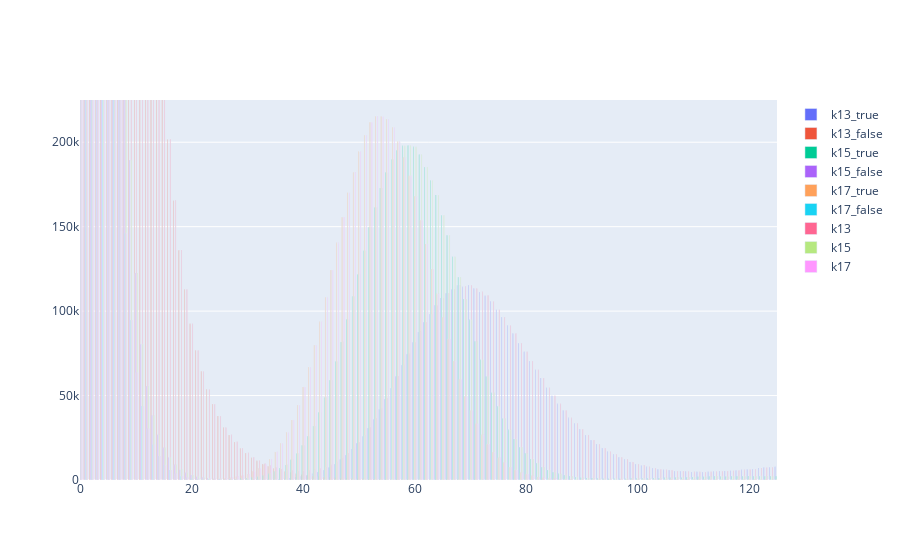

The code cell stored with this chart in its notebook:
### Markdown cell above
### Synthetic dataset 95

#### Kmer spectrum

### Code cell
#!snakemake -s pipeline/generate_stat.snakefile kmer_spectrum_simulated_reads
import pandas
import plotly.graph_objects as go

df_true_false = pandas.read_csv("stats/kmer_spectrum/simulated_reads_95_true_false.csv", index_col=0)
df_all = pandas.read_csv("stats/kmer_spectrum/simulated_reads_95.csv", index_col=0)

df = pandas.merge(df_true_false, df_all, left_index=True, right_index=True)


fig = go.Figure(data=[go.Bar(name=c, y=df[c]) for c in df.columns],
               layout=go.Layout(yaxis=dict(range=[0, 225_000]),
                                xaxis=dict(range=[0, 125]))
               )

#fig.update_layout(yaxis_type="log")
fig.show()

### Figure 1 — Plotly figure (JSON) as saved in the notebook; plotly's stock layout.template omitted (floating-point values rounded to 4 significant figures; data arrays with more than 128 entries replaced by an {"elided": "..."} marker saying what was removed)
{"data": [{"name": "k13_true", "type": "bar", "y": {"elided": "256 int values"}}, {"name": "k13_false", "type": "bar", "y": {"elided": "256 int values"}}, {"name": "k15_true", "type": "bar", "y": {"elided": "256 int values"}}, {"name": "k15_false", "type": "bar", "y": {"elided": "256 int values"}}, {"name": "k17_true", "type": "bar", "y": {"elided": "256 int values"}}, {"name": "k17_false", "type": "bar", "y": {"elided": "256 int values"}}, {"name": "k13", "type": "bar", "y": {"elided": "256 int values"}}, {"name": "k15", "type": "bar", "y": {"elided": "256 int values"}}, {"name": "k17", "type": "bar", "y": {"elided": "256 int values"}}], "layout": {"xaxis": {"range": [0, 125]}, "yaxis": {"range": [0, 225000]}}}
